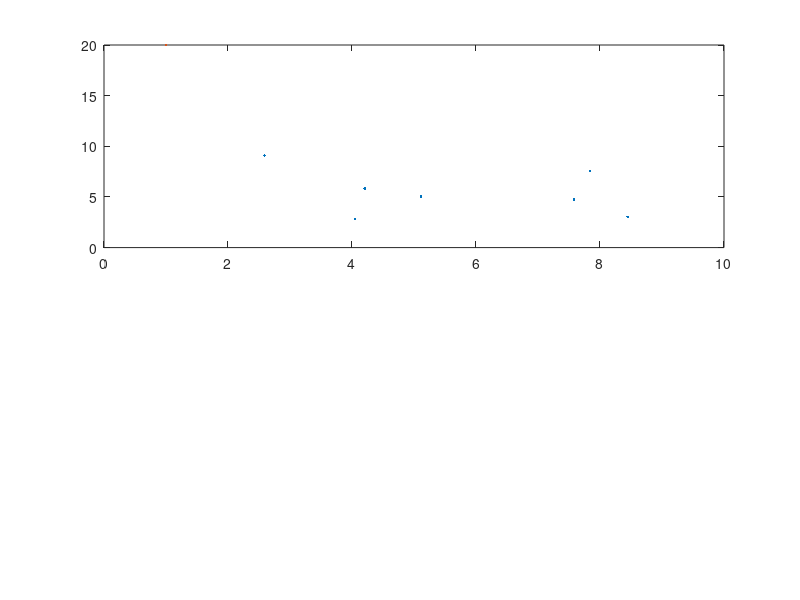

This chart was generated by the following MATLAB code: (Note: this script raises an error after producing the figure.)
%% This script will generate the graph that minimizes the convergence time 
% and the total power comsumption is fixed 
% normalized power distribution
clc
clear all
clf
rng("default")

N=7;
subplot(2,1,1)
% Example positions of 10 agents
positions = rand(N, 2) * 10;
plot(positions(:,1),positions(:,2),'.',MarkerSize=20)
hold on
% Distance matrix calculation
distanceMatrix = squareform(pdist(positions));


R = 8; % Maximum connection distance
Deg_lim = 5; % Limit on degree of agents



% Find the optimal spanning tree
[optimalAdjMatrix,Optvalue,eig_list] = findOptimalGraph_1(positions, distanceMatrix, R, Deg_lim);

%optimalAdjMatrix=[0 1 1;1 0 1;1 1 0];
graph_plot(positions,optimalAdjMatrix);



G=graph(optimalAdjMatrix);
D=degree(G);
inciden1=incidence(G);
[n,m] = size(inciden1);
w1=ones(1,m)/sum(ones(1,m));
L1=inciden1*diag(w1)*inciden1';
L1=full(L1);
eigen_values=eig(L1);
lambda2=eigen_values(2)




subplot(2,1,2)
hold on
[w2,inciden2] = findOptimalGraph_2(optimalAdjMatrix);
G = graph(optimalAdjMatrix);
G.Edges.Weight = w2;
optimalAdjMatrix2 = adjacency(G,w2);
optimalAdjMatrix2 = full(optimalAdjMatrix2);
graph_plot(positions,optimalAdjMatrix2);
L2=inciden2 * diag(w2) * inciden2';
plot(positions(:,1),positions(:,2),'.',MarkerSize=20)
eigen_values2=eig(L2);
lambda2=eigen_values2(2)
%% 


%% utility funtions


function  [w,inciden]=findOptimalGraph_2(optimalAdjMatrix)

G = graph(optimalAdjMatrix);
A = incidence(G);
[n,m] = size(A);
w=ones(m,1);
%L = A * diag(w) * A';
sum1=0;
%eig1=eig(L);


I = eye(n,n);
J = I - (1/n) * ones(n,n);
cvx_begin sdp 
cvx_precision best 
    variable w(m,1)   % edge weights
    variable r        % epigraph variable
    variable rr  
    variable b        % epigraph variable
    variable L(n,n) symmetric
    minimize((10-r))
    subject to
        L == A * diag(w) * A';
        r * I <= L+b*ones(n,n) ;
        r>=0;
        for i=1:m
            w(i)>=0;
            w(i)<=1;
        end
        ones(1,m)*w<=1;
   
cvx_end
inciden=A;


end






function graph_plot(positions,adjmatrix)

N=length(adjmatrix(1,:));
total_weight=sum(sum(adjmatrix));
adjmatrix_normal=adjmatrix/total_weight;
hold on

for i=1:N
    for j=1:N
        if adjmatrix(i,j) > 0
            plot([positions(i, 1) positions(j, 1)],[positions(i, 2) positions(j, 2)], ...
                LineWidth=adjmatrix_normal(i,j)^4*100000);
        end
    end
end


end


function [optimalAdjMatrix,Optvalue,eig_list] = findOptimalGraph_1(positions, distanceMatrix, r, Deg_lim)

    % Number of agents
    numAgents = size(positions, 1);

    % Create the graph with edges only where distance <= r
    G = graph(distanceMatrix <= r & distanceMatrix > 0);

    % Find all connected subgraphs
    subgraphs = allConnectedSubgraphs(G,Deg_lim);

    % Initialize variables to track the best graph
    bestObjValue = inf;
    optimalAdjMatrix = zeros(numAgents);
    eig_list = zeros(length(subgraphs),1);

    % Loop through each connected subgraph to evaluate the objective function
    for k = 1:length(subgraphs)
        % Get the adjacency matrix of the current subgraph
        adjMatrix = adjacency(subgraphs{k});
        adjMatrix = full(adjMatrix);
        % Check if the degree constraint is satisfied (max degree of any node is <= 2)
        degrees = sum(adjMatrix, 2);
        if any(degrees > Deg_lim) || length(degrees) < numAgents
            continue; % Skip subgraphs that violate the degree constraint
            eig_list(k) = 0;
        end
        
        % Compute the Laplacian matrix L = D - A (D is the degree matrix)
        degreeMatrix = diag(sum(adjMatrix, 2));
        laplacianMatrix = degreeMatrix - adjMatrix;
        
        % Compute the eigenvalues of the Laplacian matrix
        eigValues = eig(laplacianMatrix);
        lambda2 = eigValues(2); % Second smallest eigenvalue (algebraic connectivity)
        eig_list(k) = lambda2;
        % Compute the total distance for the current subgraph
        totalDistance = sum(sum(adjMatrix .* distanceMatrix)) / 2; % Total distance
        
        % Objective function: (10 - lambda2) + totalDistance
        % objValue = P_eig*(10 - lambda2) + P_dist*totalDistance;
        objValue = totalDistance / lambda2;
        % Update the best graph if this one has a lower objective value
        if objValue < bestObjValue
            bestObjValue = objValue;
            optimalAdjMatrix = adjMatrix;
        end
    end
    Optvalue = bestObjValue;
    % Display the optimal adjacency matrix
    %disp('Optimal Adjacency Matrix:');
    %disp(optimalAdjMatrix);

    % Plot the optimal graph
    %figure;
    %Goptimal = graph(optimalAdjMatrix);
    %plot(Goptimal, 'Layout', 'force');
    %title('Optimal Connected Graph');
end

% Function to find all connected subgraphs of a graph G
function subgraphs = allConnectedSubgraphs(G, Deg_lim)
    % Get the number of nodes
    n = numnodes(G);
    
    % Initialize an empty list to store all connected subgraphs
    subgraphs = {};
    
    % Extract the list of edges (as pairs of node indices) from the graph G
    edges = G.Edges.EndNodes; % This returns the edge list
    
    % Get the total number of edges in the graph
    numEdges = size(edges, 1);
    
    % Loop over all combinations of edges (from n-1 to numEdges)
    for numSelectedEdges = (n-1):numEdges
        combs = nchoosek(1:numEdges, numSelectedEdges);
        
        % Check each combination of edges to see if it forms a valid connected subgraph
        for i = 1:size(combs, 1)
            % Get the selected edges for this combination
            selectedEdges = edges(combs(i, :), :);
            
            % Create a subgraph using the selected edges
            subG = graph(selectedEdges(:, 1), selectedEdges(:, 2));
            

            % Check if this subgraph is connected
            if isconnected(subG)
                subgraphs{end+1} = subG; 
            end
        end
    end
end

% Function to check if a graph is connected
function isConn = isconnected(G)
    % A graph is connected if all nodes are part of a single connected component
    isConn = all(conncomp(G) == 1);
end
